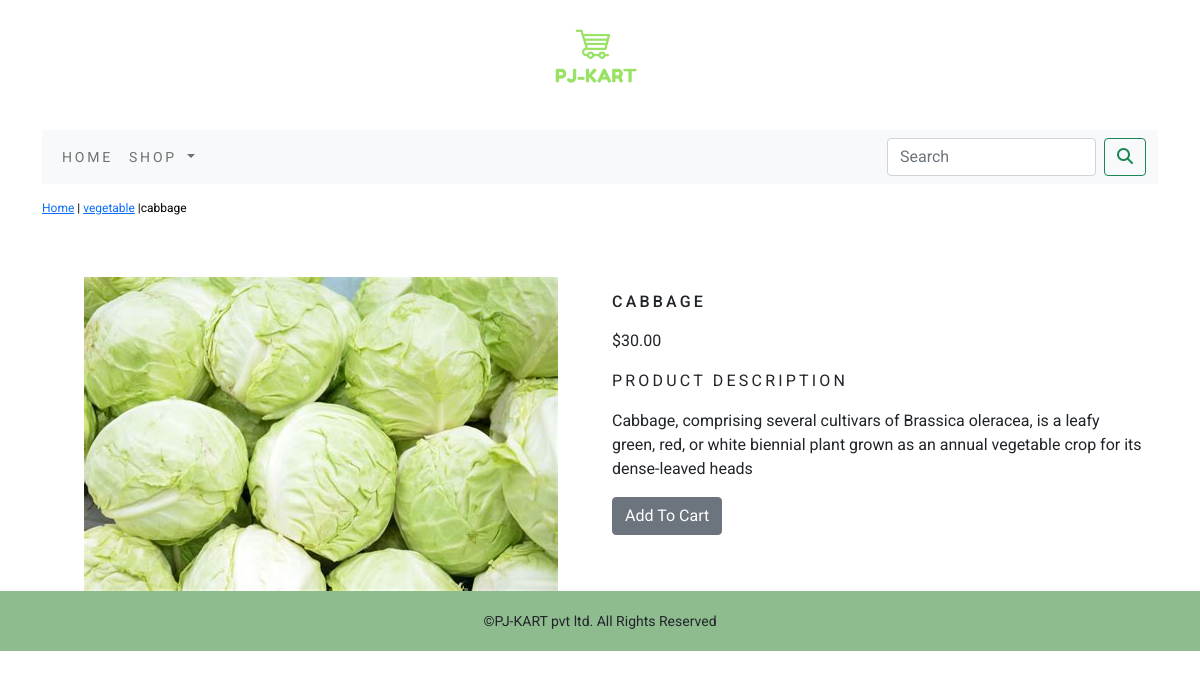
The page /shopapp/vegetable/cabbage/ on the database its author committed.
### shopapp/models.py (models this page shows, shortened)
class Product(models.Model):
    name = models.CharField(max_length=250, unique=True)
    slug = models.SlugField(max_length=250, unique=True)
    desc = models.TextField(null=True)
    image = models.ImageField(upload_to='products', null=True)
    price=models.DecimalField(max_digits=10,decimal_places=2)
    category=models.ForeignKey(category,on_delete=models.CASCADE)
    stock=models.IntegerField()
    available=models.BooleanField(default=True)
    created=models.DateTimeField(auto_now_add=True)
    updated= models.DateTimeField(auto_now=True)
    class Meta:
        ordering=('name',)
        verbose_name='product'
        verbose_name_plural='products'

class category(models.Model):
    name =models.CharField(max_length=250,unique=True)
    slug = models.SlugField(max_length=250,unique=True)
    desc=models.TextField(null=True)
    image=models.ImageField(upload_to='category',null=True)
    class Meta:
        ordering=('name',)
        verbose_name='category'
        verbose_name_plural='categories'
    def __str__(self):
        return '{}'.format(self.name)
    def get_url(self):
        return reverse('shopapp:products_by_category',args=[self.slug])

### shopapp/views.py (the view)
# urls.py: path('<slug:c_slug>/<slug:p_slug>/', views.prodetails, name='procatdetails'),
def prodetails(request,c_slug,p_slug):
    try:
        product=Product.objects.get(category__slug=c_slug,slug=p_slug)
    except Exception as e:
        raise e
    return render(request,'product.html',{'product':product})

### cartapp/context_processors.py (called while the page is built)
def counter(request):
    item_count=0
    if 'admin' in request.path:
        return {}
    else:
        try:
            cart=Cart.objects.filter(cart_id=_cart_id(request))
            cart_items=CartItem.objects.all().filter(cart=cart[:1])
            for cart_item in cart_items:
                item_count+=cart_item.quantity
        except Cart.DoesNotExist:
            item_count=0
    return dict(item_count=item_count)

### cartapp/views.py (called while the page is built)
def _cart_id(request):
    cart = request.session.session_key
    if not cart:
        cart = request.session.create()
    return cart

### shopapp/context_processors.py (called while the page is built)
def menu_links(request):
    links= category.objects.all()
    return dict(links=links)

### template/product.html (shortened to what this page needs)
{% extends 'base.html' %}
{% load static %}
{% block content %}
<div class="row my_prod_row_class">
    <div class="mx_auto">
        <p><a href="{% url 'shopapp:allprodcat' %}">Home</a> | <a href="{{ product.category.get_url}}">{{product.category}}</a> |{{product.name}} </p>
    </div>
</div>
 <br>
<div class="container">
<div class="row">
    <div class="col-12 col-sm-12 col-md-12 col-lg-6 text-center">
        <div style="min-width:18rem;">
            <img src="{{ product.image.url }}" alt="{{product.name}}">
        </div>
    </div>
        <div class="col-12 col-sm-12 col-md-12 col-lg-6">
            <div>
            <h1 class="my_prod_title">{{product.name}}</h1>
            <p> ${{product.price}}</p>
            <p class="my_title">Product Description</p>
            <p class="text-justify my_prod_text">{{product.desc}}</p>
            {% if product.stock <= 0 %}
            <p class="text-justify my_prod_text "><b>OUT OF STOCK</b></p>
            {% else %}
            <a class="btn btn-secondary" href="{% url 'cartapp:add_cart' product.id %}">Add To Cart</a>
            {% endif %}
        </div>
        </div>
    </div>
</div>
</div>
{% endblock%}

### static/css/custom.css (style rules this page uses)
body { font-family: 'Roboto', sans-serif; }
.my_title { font-size:16px; text-transform:uppercase; letter-spacing:.2em; }
.my_prod_row_class { padding-top:15px; padding-bottom:20px; }
.my_prod_row_class .mx_auto { color:#000; font-size:12px; text-decoration:none; }
.my_prod_title { font-size:16px; text-transform:uppercase; letter-spacing:.2em; padding-top:15px; padding-bottom:10px; }

### rows shown on the page
Product: category "vegetable", name "cabbage", image (picture), name "CABBAGE", price "30.00", desc "Cabbage, comprising several cultivars of Brassica oleracea, is a leafy green, red, or white biennial plant grown as an annual vegetable crop for its dense-leaved heads"
